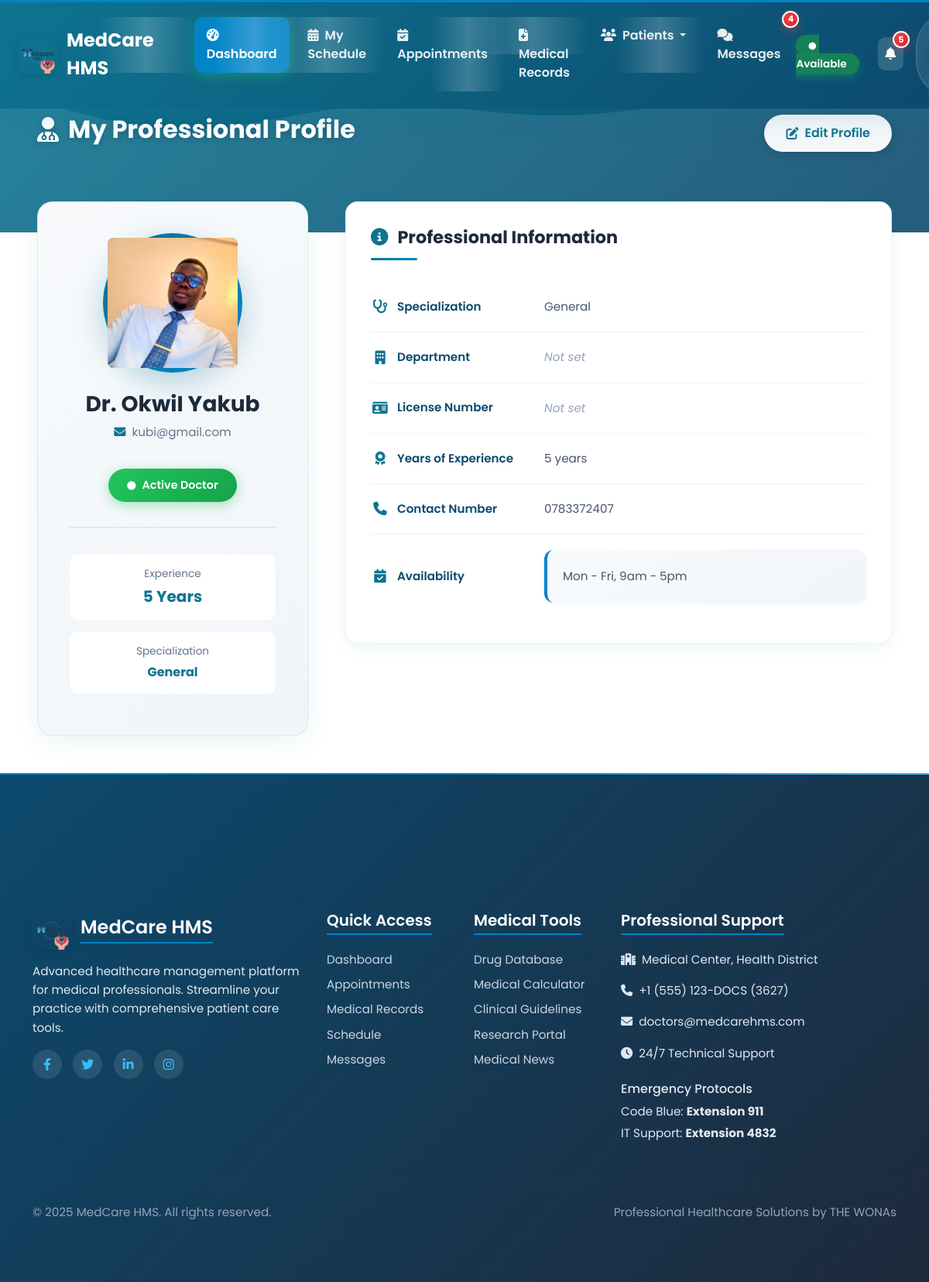
Before: /doctors/profile/ (signed in) with the older database file.
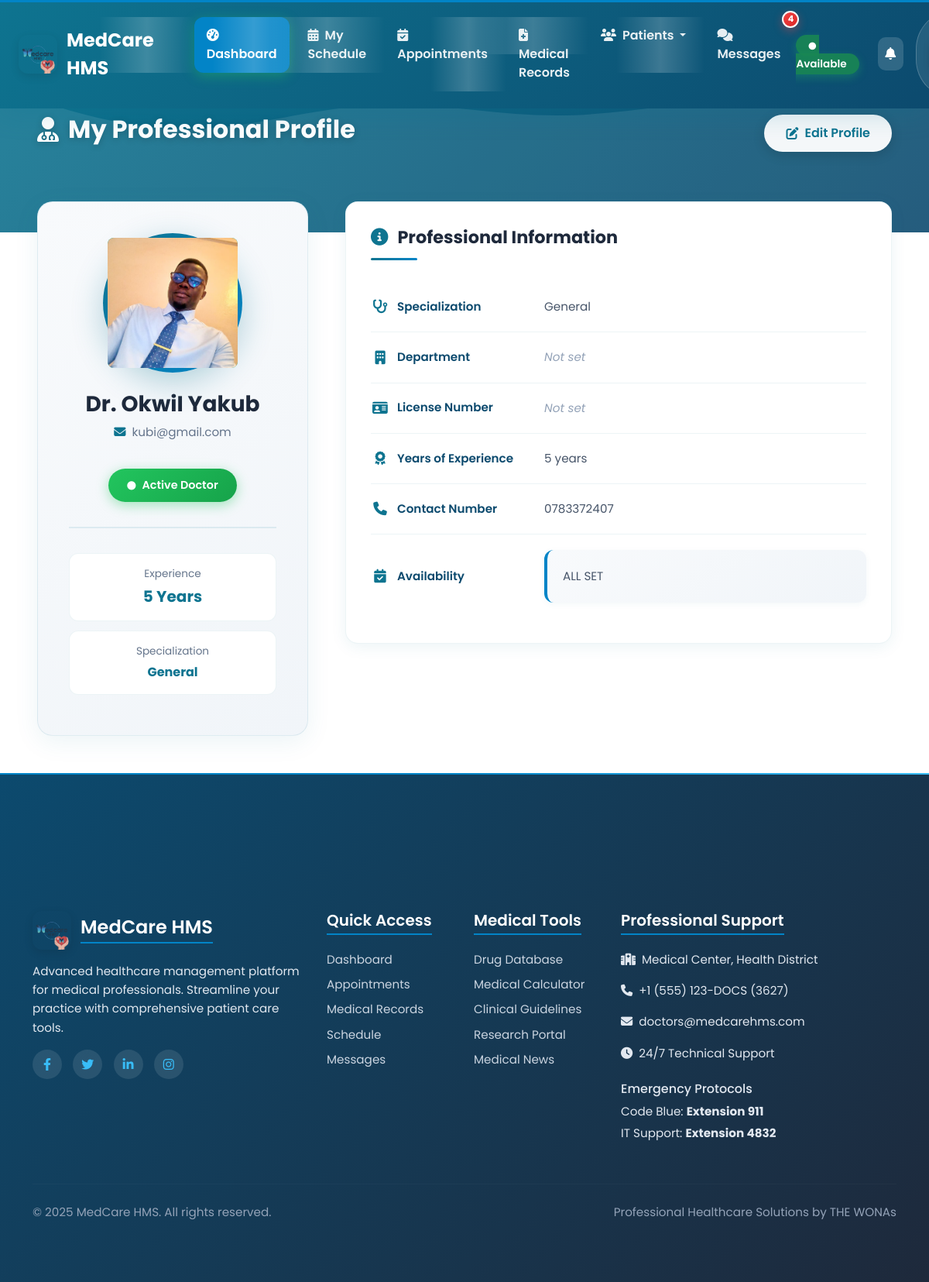
After: the same page with the newer database file.
### doctors/models.py (models this page shows, shortened)
class DoctorProfile(models.Model):
    user = models.OneToOneField(User, on_delete=models.CASCADE, related_name='doctorprofile')
    profile_picture = models.ImageField(upload_to=get_doctor_image_path, null=True, blank=True, default='profile_pictures/default.jpeg')
    specialization = models.CharField(max_length=100)
    department = models.ForeignKey(Department, on_delete=models.SET_NULL, null=True, blank=True)
    license_number = models.CharField(max_length=100, unique=True, null=True, blank=True)
    years_of_experience = models.PositiveIntegerField(default=0)
    availability = models.TextField(blank=True, null=True, help_text="e.g., Mon-Fri, 9am-5pm")

### doctors/views.py (the view)
# urls.py: path('profile/', views.doctor_profile_view, name='doctor_profile'),
@login_required
@doctor_required
def doctor_profile_view(request):
    profile, created = DoctorProfile.objects.get_or_create(user=request.user)
    return render(request, 'doctors/doctor_profile.html', {'profile': profile})

### accounts/templatetags/profile_tags.py (called while the page is built)
@register.simple_tag
def get_profile_image_url(user):
    try:
        if hasattr(user, 'doctorprofile') and user.doctorprofile.profile_picture:
            return user.doctorprofile.profile_picture.url
        elif hasattr(user, 'patientprofile') and user.patientprofile.profile_picture:
            return user.patientprofile.profile_picture.url
        elif hasattr(user, 'receptionistprofile') and user.receptionistprofile.profile_picture:
            return user.receptionistprofile.profile_picture.url
    except (AttributeError, ValueError):
        pass
    return '/static/profile_pictures/default.jpeg'

@register.simple_tag
def get_user_initials(user):
    if user.first_name and user.last_name:
        return f"{user.first_name[0]}{user.last_name[0]}".upper()
    elif user.first_name:
        return user.first_name[0].upper()
    elif user.username:
        return user.username[0].upper()
    return "U"

### chat/models.py (called while the page is built)
    def get_unread_count_for_user(self, user):
        return self.messages.filter(is_read=False).exclude(sender=user).count()

### templates/doctors/doctor_profile.html (shortened to what the changed rows need)
{% extends 'base_doctor.html' %}
{% load static %}
{% load profile_tags %}
{% block content %}
<div class="doctor-profile-page">
    <div class="profile-container-custom">
        <div class="profile-card-custom">
            <div class="profile-header-custom">
                <h1 class="profile-title-custom">
                    <i class="fas fa-user-md"></i>
                    My Professional Profile
                </h1>
            </div>
            <div class="profile-content-custom">
                <div class="profile-main-grid-custom">
                    <div class="profile-sidebar-custom">
                        <h2 class="doctor-name-custom">Dr. {{ user.get_full_name }}</h2>
                        <div class="quick-stats-custom">
                            <div class="stat-item-custom">
                                <div class="stat-label-custom">Experience</div>
                                <div class="stat-value-custom">{{ profile.years_of_experience }} Years</div>
                            </div>
                            <div class="stat-item-custom">
                                <div class="stat-label-custom">Specialization</div>
                                <div class="stat-value-custom" style="font-size: 1rem;">{{ profile.specialization|default:"Not set" }}</div>
                            </div>
                        </div>
                    </div>
                    <div class="profile-details-custom">
                        <div class="details-section-custom">
                            <div class="detail-row-custom">
                                <div class="detail-label-custom">
                                    <i class="fas fa-stethoscope"></i>
                                    Specialization
                                </div>
                                <div class="detail-value-custom {% if not profile.specialization %}not-set{% endif %}">
                                    {{ profile.specialization|default:"Not set" }}
                                </div>
                            </div>
                            <div class="detail-row-custom">
                                <div class="detail-label-custom">
                                    <i class="fas fa-building"></i>
                                    Department
                                </div>
                                <div class="detail-value-custom {% if not profile.department %}not-set{% endif %}">
                                    {{ profile.department.name|default:"Not set" }}
                                </div>
                            </div>
                            <div class="detail-row-custom">
                                <div class="detail-label-custom">
                                    <i class="fas fa-id-card"></i>
                                    License Number
                                </div>
                                <div class="detail-value-custom {% if not profile.license_number %}not-set{% endif %}">
                                    {{ profile.license_number|default:"Not set" }}
                                </div>
                            </div>
                            <div class="detail-row-custom">
                                <div class="detail-label-custom">
                                    <i class="fas fa-award"></i>
                                    Years of Experience
                                </div>
                                <div class="detail-value-custom">
                                    {{ profile.years_of_experience }} years
                                </div>
                            </div>
                            <div class="detail-row-custom">
                                <div class="detail-value-custom">
                                    {% if profile.availability %}
                                        <div class="availability-text-custom">{{ profile.availability|linebreaksbr }}</div>
                                    {% else %}
                                        <span class="not-set">Not set</span>
                                    {% endif %}
                                </div>
                            </div>
                        </div>
                    </div>
                </div>
            </div>
        </div>
    </div>
</div>
{% endblock %}

Changed rows visible on the page:
changed DoctorProfile "General": availability "Mon - Fri, 9am - 5pm" → "ALL SET"
Other visible differences:
{{ unread_notifications_count }}: "5" → (not shown)
